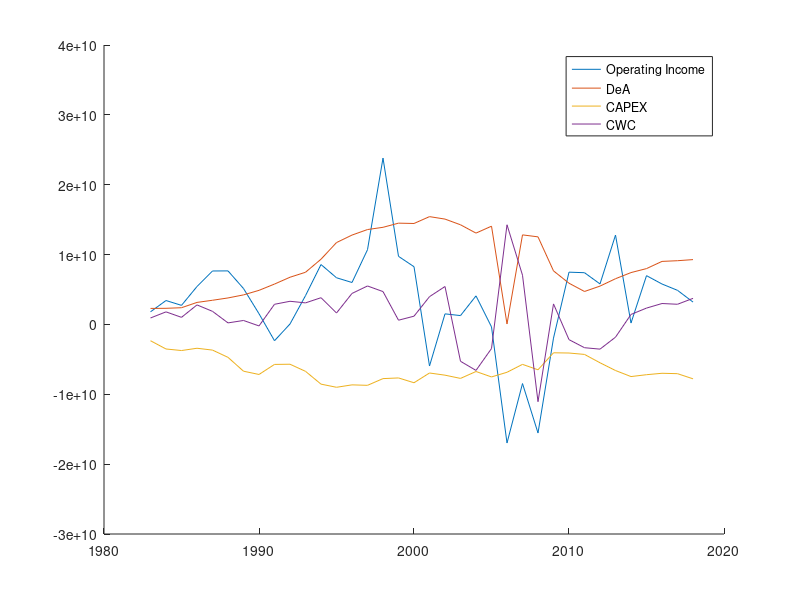
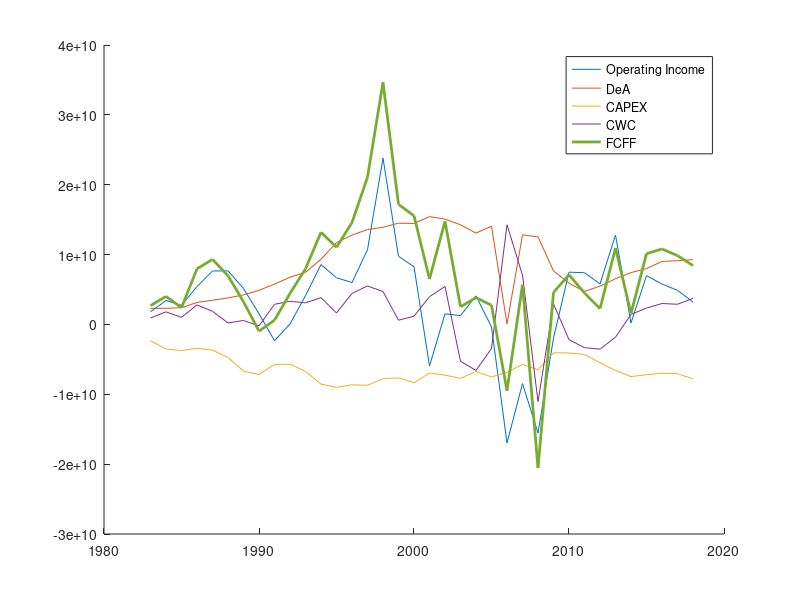
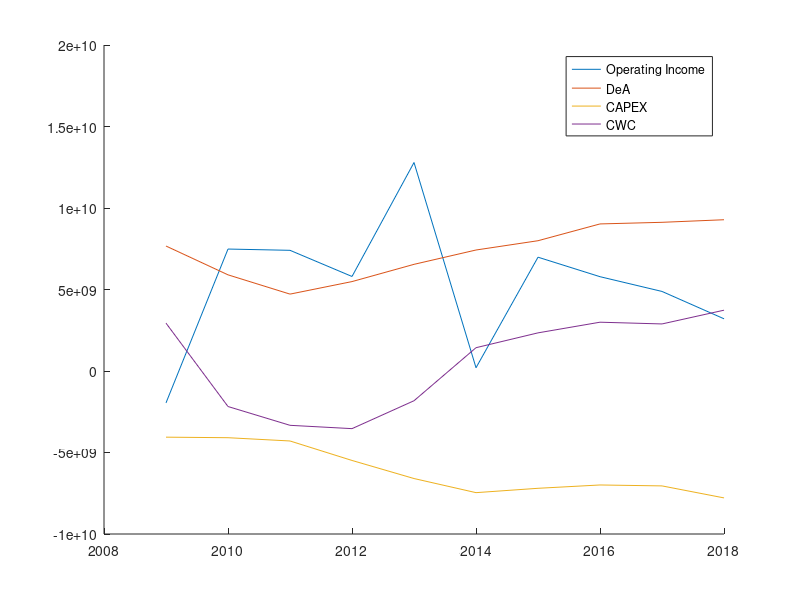
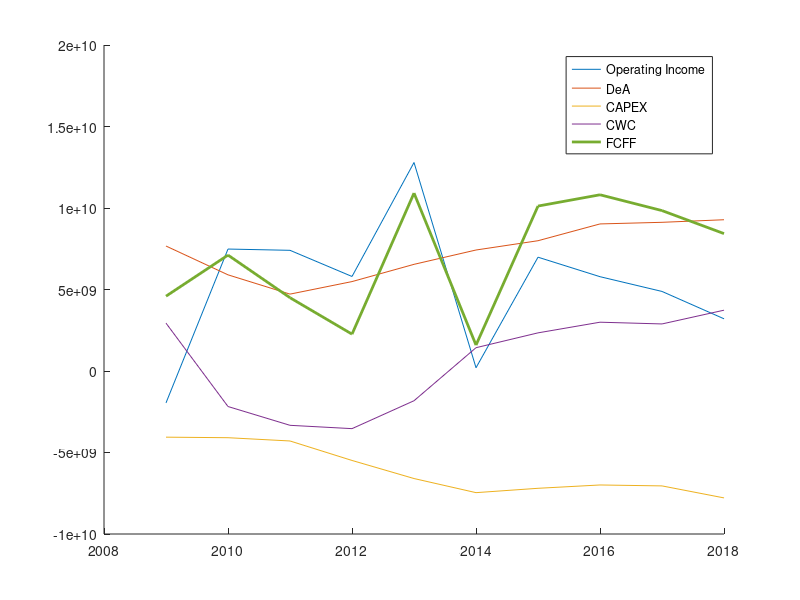

Write the MATLAB code that produced these figures, in order. (Note: this script raises an error after producing the figures.)
operating_income = 1000000*[3203 	4881 	5786 	6982 	200 	12791 	5799 	7404 	7482 	-1955 	-15542 	-8464 	-16973 	-353 	4087 	1266 	1514 	-5952 	8264 	9748 	23814 	10699 	6003 	6681 	8574 	4120 	65 	-2333 	1532 	5141 	7664 	7651 	5427 	2730 	3422 	1804];

depreciation = 1000000*[9280 	9122 	9023 	7993 	7385 	6504 	5486 	4717 	5900 	7667 	12536 	12820 	0	14010 	13038 	14229 	15040 	15136 	14146 	14305 	13903 	13583 	12791 	11719 	9336 	7468 	6756 	5778 	4880 	4229 	3792 	3460 	3152 	2393 	2308 	2292];
ammortization = 1000000*[0 	0 	0 	0 	38 	40 	0 	0 	0 	0 	0 	0 	66 	55 	36 	35 	40 	296 	305 	193 	0 	0 	0 	0 	0 	0 	0 	0 	0 	0 	0 	0 	0 	0 	0 	0];
DeA = depreciation + ammortization;

capital_expenditures = 1000000*[-7785 	-7049 	-6992 	-7196 	-7463 	-6597 	-5488 	-4293 	-4092 	-4059 	-6492 	-5717 	-6848 	-7516 	-6738 	-7726 	-7263 	-6952 	-8348 	-7659 	-7756 	-8717 	-8651 	-8997 	-8546 	-6714 	-5697 	-5723 	-7163 	-6695 	-4712 	-3674 	-3409 	-3737 	-3515 	-2333];
CAPEX = capital_expenditures;
changes_in_working_capital = 1000000*[3731 	2887 	2994 	2340 	1430 	-1824 	-3536 	-3332 	-2179 	2936 	-11060 	7046 	14265 	-3449 	-6582 	-5276 	5428 	3976 	1181 	605 	4703 	5505 	4436 	1637 	3826 	3086 	3314 	2884 	-214 	566 	220 	1873 	2795 	1015 	1799 	923];

operating_income = fliplr(operating_income);
DeA = fliplr(DeA);
CAPEX = fliplr(CAPEX);
changes_in_working_capital = fliplr(changes_in_working_capital);

FCFF = operating_income + DeA + CAPEX + changes_in_working_capital;


x=1983:2018;
figure
hold on;
plot(x,operating_income);
plot(x,DeA);
plot(x,CAPEX);
plot(x,changes_in_working_capital);
hold off;
legend('Operating Income','DeA','CAPEX','CWC');
ylim([-30000000000 40000000000])
saveas(gcf,'Plot1.png')

figure
hold on;
plot(x,operating_income);
plot(x,DeA);
plot(x,CAPEX);
plot(x,changes_in_working_capital);
plot(x,FCFF,'LineWidth',2,'MarkerSize',10);
hold off;
legend('Operating Income','DeA','CAPEX','CWC','FCFF');
saveas(gcf,'Plot2.png')

xx = 2009:2018;
figure
hold on;
plot(xx,operating_income(27:36));
plot(xx,DeA(27:36));
plot(xx,CAPEX(27:36));
plot(xx,changes_in_working_capital(27:36));
hold off;
legend('Operating Income','DeA','CAPEX','CWC');
ylim([-10000000000 20000000000])
saveas(gcf,'Plot3.png')

figure
hold on;
plot(xx,operating_income(27:36));
plot(xx,DeA(27:36));
plot(xx,CAPEX(27:36));
plot(xx,changes_in_working_capital(27:36));
plot(xx,FCFF(27:36),'LineWidth',2,'MarkerSize',10);
hold off;
legend('Operating Income','DeA','CAPEX','CWC','FCFF');
ylim([-10000000000 20000000000])
saveas(gcf,'Plot4.png')

%%%%%%%%%%%%%%%%%%%%%%%%%%%%%%%%%%%%%%%%%%%%%%%%%

data_start = '01012017';
data_end = '01012018';
ford = hist_stock_data(data_start,data_end,'F');
sp500 = hist_stock_data(data_start,data_end,'^GSPC');
pf = ford.AdjClose;
pm = sp500.AdjClose;
s=size(pf);
s=s(1)-1;
X=1:s;
rappF=[];
rappSP=[];
for i=X
    rappF(i) = pf(i+1)/pf(i)-1;
    rappSP(i) = pm(i+1)/pm(i)-1;
end
figure
hold on;
plot(rappF);
plot(rappSP);
hold off;
legend('Ford','S&P500');
set(gca,'Xticklabel',[])
saveas(gcf,'beta_1anno.png')


%%%%%%%%%%%%%%%%%%%%%%%%%%%%%%%%%%%%%%%%%%%%%%%%

futurex=2019:2023;
figure
hold on;
plot(x,FCFF);
for x=1:100
    futureFCFF(1) = (randn*V+E)*FCFF(36);
        PV(1) = futureFCFF(1)/(1+WACC);
    for i=2:5
        futureFCFF(i) = (randn*V+E)*futureFCFF(i-1);
        PV(i) = futureFCFF(i)/((1+WACC)^i);
    end
    plot(futurex,futureFCFF);
end
hold off;
